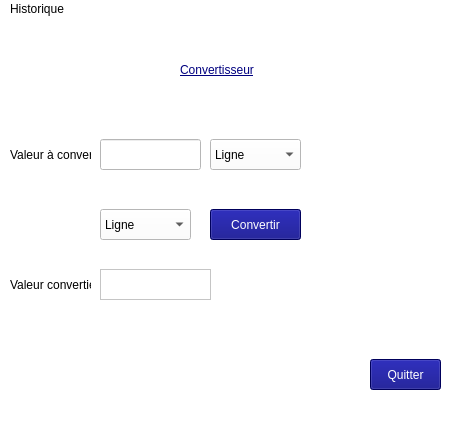
<?xml version="1.0" encoding="UTF-8"?>
<ui version="4.0">
 <class>MainWindow</class>
 <widget class="QMainWindow" name="MainWindow">
  <property name="geometry">
   <rect>
    <x>0</x>
    <y>0</y>
    <width>475</width>
    <height>423</height>
   </rect>
  </property>
  <property name="windowTitle">
   <string>MainWindow</string>
  </property>
  <property name="styleSheet">
   <string notr="true">background-color: rgb(255, 255, 255);
selection-color: rgb(0, 0, 127);
color: rgb(0, 0, 0);</string>
  </property>
  <widget class="QWidget" name="centralwidget">
   <widget class="QLabel" name="labelconvertisseur">
    <property name="geometry">
     <rect>
      <x>180</x>
      <y>30</y>
      <width>141</width>
      <height>41</height>
     </rect>
    </property>
    <property name="styleSheet">
     <string notr="true">text-decoration: underline;
text-decoration: underline;
font: 75 16pt &quot;Arial&quot;;
color: rgb(0, 0, 127);</string>
    </property>
    <property name="text">
     <string>Convertisseur</string>
    </property>
   </widget>
   <widget class="QComboBox" name="comboBoxUnitFrom">
    <property name="geometry">
     <rect>
      <x>210</x>
      <y>120</y>
      <width>91</width>
      <height>31</height>
     </rect>
    </property>
    <property name="styleSheet">
     <string notr="true">border-color: rgb(0, 0, 127);</string>
    </property>
    <item>
     <property name="text">
      <string>Ligne</string>
     </property>
    </item>
    <item>
     <property name="text">
      <string>Pouce</string>
     </property>
    </item>
    <item>
     <property name="text">
      <string>Pied</string>
     </property>
    </item>
    <item>
     <property name="text">
      <string>Yard</string>
     </property>
    </item>
    <item>
     <property name="text">
      <string>Mille</string>
     </property>
    </item>
    <item>
     <property name="text">
      <string>Centimètre</string>
     </property>
    </item>
    <item>
     <property name="text">
      <string>Millimètre</string>
     </property>
    </item>
    <item>
     <property name="text">
      <string>Mètre</string>
     </property>
    </item>
    <item>
     <property name="text">
      <string>Kilomètre</string>
     </property>
    </item>
   </widget>
   <widget class="QPushButton" name="pushButtonconvertir">
    <property name="geometry">
     <rect>
      <x>210</x>
      <y>190</y>
      <width>91</width>
      <height>31</height>
     </rect>
    </property>
    <property name="styleSheet">
     <string notr="true">border-color: rgb(0, 0, 127);
color: rgb(255, 255, 255);
background-color: rgb(0, 0, 127);</string>
    </property>
    <property name="text">
     <string>Convertir</string>
    </property>
   </widget>
   <widget class="QLabel" name="labelconvertir">
    <property name="geometry">
     <rect>
      <x>10</x>
      <y>120</y>
      <width>81</width>
      <height>31</height>
     </rect>
    </property>
    <property name="text">
     <string>Valeur à convertir</string>
    </property>
   </widget>
   <widget class="QLabel" name="labelconvertie">
    <property name="geometry">
     <rect>
      <x>10</x>
      <y>250</y>
      <width>81</width>
      <height>31</height>
     </rect>
    </property>
    <property name="text">
     <string>Valeur convertie</string>
    </property>
   </widget>
   <widget class="QPushButton" name="pushButtonquitter">
    <property name="geometry">
     <rect>
      <x>370</x>
      <y>340</y>
      <width>71</width>
      <height>31</height>
     </rect>
    </property>
    <property name="styleSheet">
     <string notr="true">font: 10pt &quot;Arial&quot;;
background-color: rgb(0, 0, 127);
color: rgb(255, 255, 255);</string>
    </property>
    <property name="text">
     <string>Quitter</string>
    </property>
   </widget>
   <widget class="QComboBox" name="comboBoxUnitTo">
    <property name="geometry">
     <rect>
      <x>100</x>
      <y>190</y>
      <width>91</width>
      <height>31</height>
     </rect>
    </property>
    <property name="styleSheet">
     <string notr="true">border-color: rgb(0, 0, 127);</string>
    </property>
    <item>
     <property name="text">
      <string>Ligne</string>
     </property>
    </item>
    <item>
     <property name="text">
      <string>Pouce</string>
     </property>
    </item>
    <item>
     <property name="text">
      <string>Pied</string>
     </property>
    </item>
    <item>
     <property name="text">
      <string>Yard</string>
     </property>
    </item>
    <item>
     <property name="text">
      <string>Mille</string>
     </property>
    </item>
    <item>
     <property name="text">
      <string>Centimètre</string>
     </property>
    </item>
    <item>
     <property name="text">
      <string>Millimètre</string>
     </property>
    </item>
    <item>
     <property name="text">
      <string>Mètre</string>
     </property>
    </item>
    <item>
     <property name="text">
      <string>Kilomètre</string>
     </property>
    </item>
   </widget>
   <widget class="QLineEdit" name="lineEditValue">
    <property name="geometry">
     <rect>
      <x>100</x>
      <y>120</y>
      <width>101</width>
      <height>31</height>
     </rect>
    </property>
   </widget>
   <widget class="QTextBrowser" name="textBrowserResult">
    <property name="geometry">
     <rect>
      <x>100</x>
      <y>250</y>
      <width>111</width>
      <height>31</height>
     </rect>
    </property>
   </widget>
  </widget>
  <widget class="QMenuBar" name="menubar">
   <property name="geometry">
    <rect>
     <x>0</x>
     <y>0</y>
     <width>475</width>
     <height>20</height>
    </rect>
   </property>
   <widget class="QMenu" name="menuHistorique">
    <property name="title">
     <string>Historique</string>
    </property>
    <addaction name="actionAfficher_l_historique"/>
    <addaction name="actionR_initialiser_l_historique"/>
   </widget>
   <addaction name="menuHistorique"/>
  </widget>
  <widget class="QStatusBar" name="statusbar"/>
  <action name="actionAfficher_l_historique">
   <property name="text">
    <string>Afficher l'historique</string>
   </property>
  </action>
  <action name="actionR_initialiser_l_historique">
   <property name="text">
    <string>Réinitialiser l'historique</string>
   </property>
  </action>
 </widget>
 <resources/>
 <connections/>
</ui>
